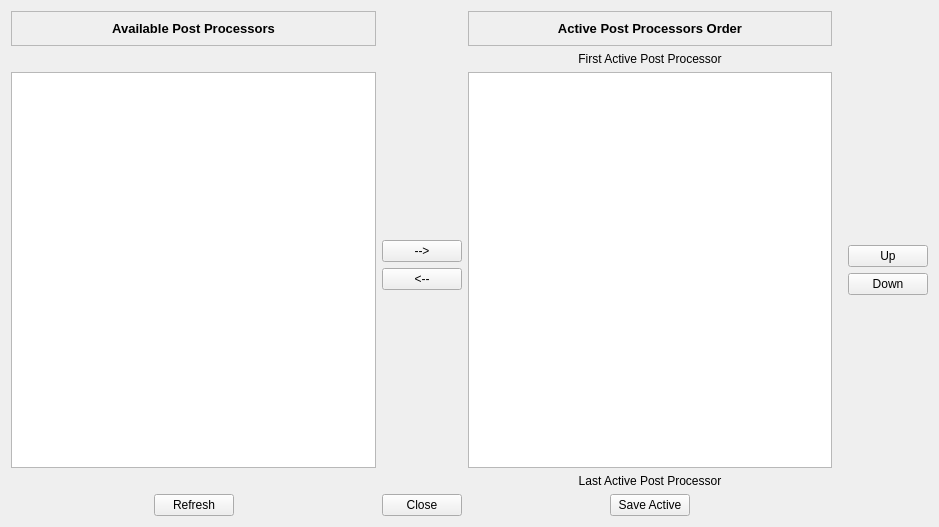
<?xml version="1.0" encoding="UTF-8"?>
<ui version="4.0">
 <class>PostProcessorWidget</class>
 <widget class="QWidget" name="PostProcessorWidget">
  <property name="geometry">
   <rect>
    <x>0</x>
    <y>0</y>
    <width>939</width>
    <height>527</height>
   </rect>
  </property>
  <property name="windowTitle">
   <string>post processors</string>
  </property>
  <layout class="QGridLayout" name="gridLayout">
   <item row="2" column="2">
    <widget class="QListWidget" name="activeList">
     <property name="horizontalScrollBarPolicy">
      <enum>Qt::ScrollBarAsNeeded</enum>
     </property>
     <property name="editTriggers">
      <set>QAbstractItemView::NoEditTriggers</set>
     </property>
     <property name="dragDropMode">
      <enum>QAbstractItemView::NoDragDrop</enum>
     </property>
     <property name="selectionMode">
      <enum>QAbstractItemView::ExtendedSelection</enum>
     </property>
     <property name="selectionBehavior">
      <enum>QAbstractItemView::SelectRows</enum>
     </property>
    </widget>
   </item>
   <item row="0" column="2">
    <widget class="QFrame" name="frame">
     <property name="frameShape">
      <enum>QFrame::StyledPanel</enum>
     </property>
     <property name="frameShadow">
      <enum>QFrame::Raised</enum>
     </property>
     <layout class="QHBoxLayout" name="horizontalLayout_4">
      <item>
       <widget class="QLabel" name="label">
        <property name="font">
         <font>
          <pointsize>10</pointsize>
          <weight>75</weight>
          <bold>true</bold>
         </font>
        </property>
        <property name="text">
         <string>Active Post Processors Order</string>
        </property>
        <property name="alignment">
         <set>Qt::AlignCenter</set>
        </property>
       </widget>
      </item>
     </layout>
    </widget>
   </item>
   <item row="2" column="1">
    <layout class="QVBoxLayout" name="verticalLayout">
     <property name="bottomMargin">
      <number>10</number>
     </property>
     <item>
      <spacer name="verticalSpacer_2">
       <property name="orientation">
        <enum>Qt::Vertical</enum>
       </property>
       <property name="sizeHint" stdset="0">
        <size>
         <width>20</width>
         <height>40</height>
        </size>
       </property>
      </spacer>
     </item>
     <item>
      <widget class="QPushButton" name="activateButton">
       <property name="toolTip">
        <string>&lt;html&gt;&lt;head/&gt;&lt;body&gt;&lt;p&gt;activate selected post processor/s and put it on the last position of the post processor chain&lt;/p&gt;&lt;/body&gt;&lt;/html&gt;</string>
       </property>
       <property name="text">
        <string>--&gt;</string>
       </property>
      </widget>
     </item>
     <item>
      <widget class="QPushButton" name="deactivateButton">
       <property name="toolTip">
        <string>&lt;html&gt;&lt;head/&gt;&lt;body&gt;&lt;p&gt;deactivate selected post processor/s&lt;/p&gt;&lt;/body&gt;&lt;/html&gt;</string>
       </property>
       <property name="text">
        <string>&lt;--</string>
       </property>
      </widget>
     </item>
     <item>
      <spacer name="verticalSpacer">
       <property name="orientation">
        <enum>Qt::Vertical</enum>
       </property>
       <property name="sizeHint" stdset="0">
        <size>
         <width>20</width>
         <height>40</height>
        </size>
       </property>
      </spacer>
     </item>
    </layout>
   </item>
   <item row="2" column="0">
    <widget class="QListWidget" name="list">
     <property name="horizontalScrollBarPolicy">
      <enum>Qt::ScrollBarAsNeeded</enum>
     </property>
     <property name="editTriggers">
      <set>QAbstractItemView::NoEditTriggers</set>
     </property>
     <property name="dragDropMode">
      <enum>QAbstractItemView::NoDragDrop</enum>
     </property>
     <property name="alternatingRowColors">
      <bool>false</bool>
     </property>
     <property name="selectionMode">
      <enum>QAbstractItemView::ExtendedSelection</enum>
     </property>
     <property name="selectionBehavior">
      <enum>QAbstractItemView::SelectRows</enum>
     </property>
     <property name="viewMode">
      <enum>QListView::ListMode</enum>
     </property>
     <property name="selectionRectVisible">
      <bool>false</bool>
     </property>
    </widget>
   </item>
   <item row="0" column="0">
    <widget class="QFrame" name="frame_3">
     <property name="maximumSize">
      <size>
       <width>16777215</width>
       <height>40</height>
      </size>
     </property>
     <property name="autoFillBackground">
      <bool>false</bool>
     </property>
     <property name="frameShape">
      <enum>QFrame::StyledPanel</enum>
     </property>
     <property name="frameShadow">
      <enum>QFrame::Raised</enum>
     </property>
     <property name="midLineWidth">
      <number>0</number>
     </property>
     <layout class="QHBoxLayout" name="horizontalLayout_2">
      <item>
       <widget class="QLabel" name="label_2">
        <property name="minimumSize">
         <size>
          <width>0</width>
          <height>0</height>
         </size>
        </property>
        <property name="font">
         <font>
          <pointsize>10</pointsize>
          <weight>75</weight>
          <bold>true</bold>
         </font>
        </property>
        <property name="text">
         <string>Available Post Processors</string>
        </property>
        <property name="alignment">
         <set>Qt::AlignCenter</set>
        </property>
       </widget>
      </item>
     </layout>
    </widget>
   </item>
   <item row="2" column="3">
    <layout class="QVBoxLayout" name="verticalLayout_2">
     <property name="leftMargin">
      <number>10</number>
     </property>
     <item>
      <spacer name="verticalSpacer_3">
       <property name="orientation">
        <enum>Qt::Vertical</enum>
       </property>
       <property name="sizeHint" stdset="0">
        <size>
         <width>20</width>
         <height>40</height>
        </size>
       </property>
      </spacer>
     </item>
     <item>
      <widget class="QPushButton" name="upButton">
       <property name="toolTip">
        <string>&lt;html&gt;&lt;head/&gt;&lt;body&gt;&lt;p&gt;Move selected post processor/s up of the chain&lt;/p&gt;&lt;/body&gt;&lt;/html&gt;</string>
       </property>
       <property name="text">
        <string>Up</string>
       </property>
      </widget>
     </item>
     <item>
      <widget class="QPushButton" name="downButton">
       <property name="toolTip">
        <string>&lt;html&gt;&lt;head/&gt;&lt;body&gt;&lt;p&gt;Move selected post processor/s down of the chain&lt;/p&gt;&lt;/body&gt;&lt;/html&gt;</string>
       </property>
       <property name="text">
        <string>Down</string>
       </property>
      </widget>
     </item>
     <item>
      <spacer name="verticalSpacer_4">
       <property name="orientation">
        <enum>Qt::Vertical</enum>
       </property>
       <property name="sizeHint" stdset="0">
        <size>
         <width>20</width>
         <height>40</height>
        </size>
       </property>
      </spacer>
     </item>
    </layout>
   </item>
   <item row="1" column="2">
    <widget class="QLabel" name="label_3">
     <property name="text">
      <string>First Active Post Processor</string>
     </property>
     <property name="alignment">
      <set>Qt::AlignCenter</set>
     </property>
    </widget>
   </item>
   <item row="3" column="2">
    <widget class="QLabel" name="label_4">
     <property name="text">
      <string>Last Active Post Processor</string>
     </property>
     <property name="alignment">
      <set>Qt::AlignCenter</set>
     </property>
    </widget>
   </item>
   <item row="5" column="2">
    <layout class="QHBoxLayout" name="horizontalLayout">
     <item>
      <spacer name="horizontalSpacer">
       <property name="orientation">
        <enum>Qt::Horizontal</enum>
       </property>
       <property name="sizeHint" stdset="0">
        <size>
         <width>40</width>
         <height>20</height>
        </size>
       </property>
      </spacer>
     </item>
     <item>
      <widget class="QPushButton" name="saveButton">
       <property name="toolTip">
        <string>save active post processor chain for the next startups</string>
       </property>
       <property name="statusTip">
        <string>save active post processor chain for the next startups</string>
       </property>
       <property name="whatsThis">
        <string>save active post processor chain for the next startups</string>
       </property>
       <property name="text">
        <string>Save Active</string>
       </property>
      </widget>
     </item>
     <item>
      <spacer name="horizontalSpacer_2">
       <property name="orientation">
        <enum>Qt::Horizontal</enum>
       </property>
       <property name="sizeHint" stdset="0">
        <size>
         <width>40</width>
         <height>20</height>
        </size>
       </property>
      </spacer>
     </item>
    </layout>
   </item>
   <item row="5" column="1">
    <widget class="QPushButton" name="closeButton">
     <property name="text">
      <string>Close</string>
     </property>
    </widget>
   </item>
   <item row="5" column="0">
    <layout class="QHBoxLayout" name="horizontalLayout_3">
     <item>
      <spacer name="horizontalSpacer_3">
       <property name="orientation">
        <enum>Qt::Horizontal</enum>
       </property>
       <property name="sizeHint" stdset="0">
        <size>
         <width>40</width>
         <height>20</height>
        </size>
       </property>
      </spacer>
     </item>
     <item>
      <widget class="QPushButton" name="refreshButton">
       <property name="toolTip">
        <string>&lt;html&gt;&lt;head/&gt;&lt;body&gt;&lt;p&gt;Refreshes the available and active post processor list&lt;/p&gt;&lt;/body&gt;&lt;/html&gt;</string>
       </property>
       <property name="statusTip">
        <string>Refreshes the available and active post processor list</string>
       </property>
       <property name="whatsThis">
        <string>&lt;html&gt;&lt;head/&gt;&lt;body&gt;&lt;p&gt;Refreshes the available and active post processor list&lt;/p&gt;&lt;/body&gt;&lt;/html&gt;</string>
       </property>
       <property name="text">
        <string>Refresh</string>
       </property>
      </widget>
     </item>
     <item>
      <spacer name="horizontalSpacer_4">
       <property name="orientation">
        <enum>Qt::Horizontal</enum>
       </property>
       <property name="sizeHint" stdset="0">
        <size>
         <width>40</width>
         <height>20</height>
        </size>
       </property>
      </spacer>
     </item>
    </layout>
   </item>
  </layout>
 </widget>
 <resources/>
 <connections/>
</ui>
